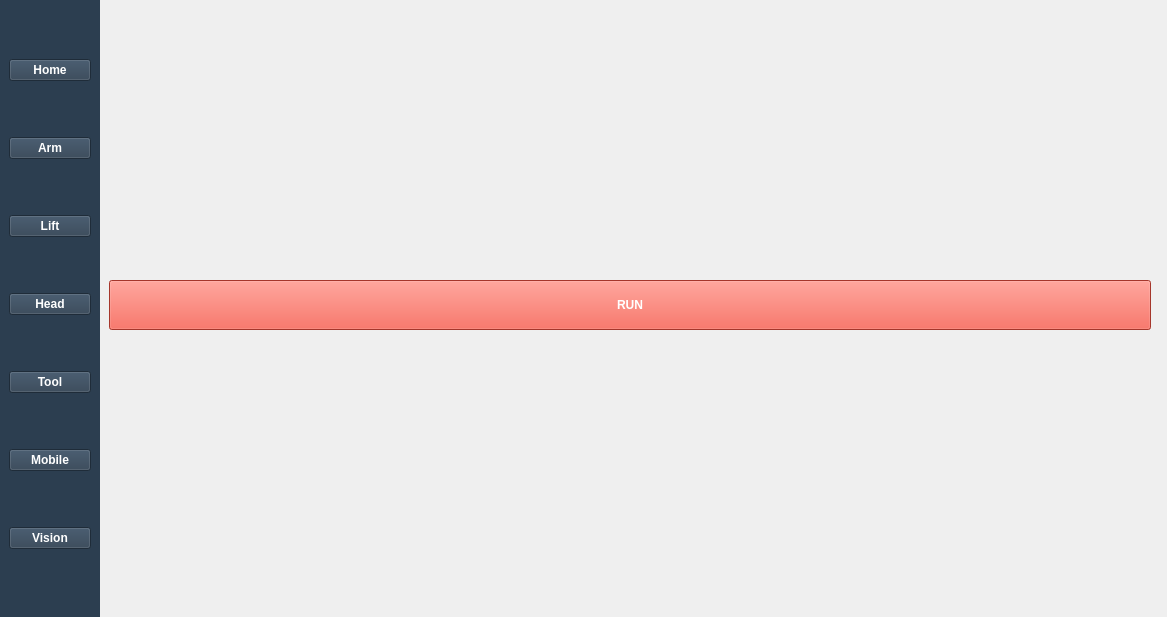
<?xml version="1.0" encoding="UTF-8"?>
<ui version="4.0">
 <class>MainWindow</class>
 <widget class="QMainWindow" name="MainWindow">
  <property name="geometry">
   <rect>
    <x>0</x>
    <y>0</y>
    <width>1167</width>
    <height>617</height>
   </rect>
  </property>
  <property name="windowTitle">
   <string>KAAIR Robot Manager</string>
  </property>
  <widget class="QWidget" name="centralwidget">
   <widget class="QFrame" name="menu_frame">
    <property name="geometry">
     <rect>
      <x>0</x>
      <y>0</y>
      <width>100</width>
      <height>617</height>
     </rect>
    </property>
    <property name="styleSheet">
     <string notr="true">background-color: #2c3e50;</string>
    </property>
    <layout class="QVBoxLayout" name="verticalLayout">
     <item>
      <widget class="QPushButton" name="btn_home">
       <property name="text"><string>Home</string></property>
       <property name="styleSheet"><string notr="true">color: white; font-weight: bold;</string></property>
      </widget>
     </item>
     <item>
      <widget class="QPushButton" name="btn_arm">
       <property name="text"><string>Arm</string></property>
       <property name="styleSheet"><string notr="true">color: white; font-weight: bold;</string></property>
      </widget>
     </item>
     <item>
      <widget class="QPushButton" name="btn_lift">
       <property name="text"><string>Lift</string></property>
       <property name="styleSheet"><string notr="true">color: white; font-weight: bold;</string></property>
      </widget>
     </item>
     <item>
      <widget class="QPushButton" name="btn_head">
       <property name="text"><string>Head</string></property>
       <property name="styleSheet"><string notr="true">color: white; font-weight: bold;</string></property>
      </widget>
     </item>
     <item>
      <widget class="QPushButton" name="btn_tool">
       <property name="text"><string>Tool</string></property>
       <property name="styleSheet"><string notr="true">color: white; font-weight: bold;</string></property>
      </widget>
     </item>
     <item>
      <widget class="QPushButton" name="btn_mobile">
       <property name="text"><string>Mobile</string></property>
       <property name="styleSheet"><string notr="true">color: white; font-weight: bold;</string></property>
      </widget>
     </item>
     <item>
      <widget class="QPushButton" name="btn_vision">
       <property name="text"><string>Vision</string></property>
       <property name="styleSheet"><string notr="true">color: white; font-weight: bold;</string></property>
      </widget>
     </item>
     <item>
      <spacer name="verticalSpacer_menu">
       <property name="orientation"><enum>Qt::Vertical</enum></property>
      </spacer>
     </item>
    </layout>
   </widget>

   <widget class="QStackedWidget" name="stackedWidget">
    <property name="geometry">
     <rect>
      <x>100</x>
      <y>0</y>
      <width>1067</width>
      <height>617</height>
     </rect>
    </property>
    <property name="currentIndex"><number>0</number></property>

    <widget class="QWidget" name="page_home">
     <layout class="QGridLayout" name="gridLayout_home">
      <item row="0" column="0">
       <widget class="QPushButton" name="btn_run_home">
        <property name="minimumSize"><size><width>100</width><height>50</height></size></property>
        <property name="text"><string>RUN</string></property>
        <property name="styleSheet"><string notr="true">font-weight: bold; background-color: #e74c3c; color: white;</string></property>
       </widget>
      </item>
      <item row="0" column="1">
       <spacer name="horizontalSpacer_home">
        <property name="orientation"><enum>Qt::Horizontal</enum></property>
       </spacer>
      </item>
      <item row="1" column="0">
       <spacer name="verticalSpacer_home">
        <property name="orientation"><enum>Qt::Vertical</enum></property>
       </spacer>
      </item>
     </layout>
    </widget>

    <widget class="QWidget" name="page_arm"><layout class="QVBoxLayout"><item><widget class="QLabel"><property name="text"><string>ARM PAGE</string></property></widget></item></layout></widget>
    <widget class="QWidget" name="page_lift"><layout class="QVBoxLayout"><item><widget class="QLabel"><property name="text"><string>LIFT PAGE</string></property></widget></item></layout></widget>
    <widget class="QWidget" name="page_head"><layout class="QVBoxLayout"><item><widget class="QLabel"><property name="text"><string>HEAD PAGE</string></property></widget></item></layout></widget>
    <widget class="QWidget" name="page_tool"><layout class="QVBoxLayout"><item><widget class="QLabel"><property name="text"><string>TOOL PAGE</string></property></widget></item></layout></widget>
    <widget class="QWidget" name="page_mobile"><layout class="QVBoxLayout"><item><widget class="QLabel"><property name="text"><string>MOBILE PAGE</string></property></widget></item></layout></widget>
    <widget class="QWidget" name="page_vision"><layout class="QVBoxLayout"><item><widget class="QLabel"><property name="text"><string>VISION PAGE</string></property></widget></item></layout></widget>
   </widget>
  </widget>
 </widget>
</ui>
